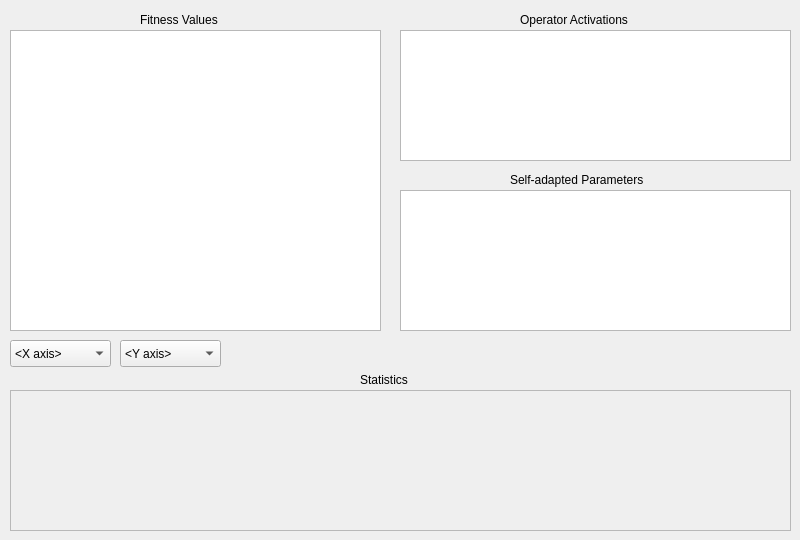
      <widget class="QWidget" name="tabStatistics">
       <attribute name="title">
        <string>Statistics</string>
       </attribute>
       <widget class="QLabel" name="label_19">
        <property name="geometry">
         <rect>
          <x>140</x>
          <y>10</y>
          <width>101</width>
          <height>20</height>
         </rect>
        </property>
        <property name="text">
         <string>Fitness Values</string>
        </property>
       </widget>
       <widget class="QGraphicsView" name="graphicsView">
        <property name="geometry">
         <rect>
          <x>10</x>
          <y>30</y>
          <width>371</width>
          <height>301</height>
         </rect>
        </property>
       </widget>
       <widget class="QGraphicsView" name="graphicsView_2">
        <property name="geometry">
         <rect>
          <x>400</x>
          <y>30</y>
          <width>391</width>
          <height>131</height>
         </rect>
        </property>
       </widget>
       <widget class="QGraphicsView" name="graphicsView_3">
        <property name="geometry">
         <rect>
          <x>400</x>
          <y>190</y>
          <width>391</width>
          <height>141</height>
         </rect>
        </property>
       </widget>
       <widget class="QLabel" name="label_21">
        <property name="geometry">
         <rect>
          <x>520</x>
          <y>10</y>
          <width>141</width>
          <height>20</height>
         </rect>
        </property>
        <property name="text">
         <string>Operator Activations</string>
        </property>
       </widget>
       <widget class="QLabel" name="label_22">
        <property name="geometry">
         <rect>
          <x>510</x>
          <y>170</y>
          <width>171</width>
          <height>20</height>
         </rect>
        </property>
        <property name="text">
         <string>Self-adapted Parameters</string>
        </property>
       </widget>
       <widget class="QFrame" name="frame_4">
        <property name="geometry">
         <rect>
          <x>10</x>
          <y>390</y>
          <width>781</width>
          <height>141</height>
         </rect>
        </property>
        <property name="frameShape">
         <enum>QFrame::StyledPanel</enum>
        </property>
        <property name="frameShadow">
         <enum>QFrame::Raised</enum>
        </property>
       </widget>
       <widget class="QLabel" name="label_23">
        <property name="geometry">
         <rect>
          <x>360</x>
          <y>370</y>
          <width>61</width>
          <height>20</height>
         </rect>
        </property>
        <property name="text">
         <string>Statistics</string>
        </property>
       </widget>
       <widget class="QComboBox" name="comboBox">
        <property name="geometry">
         <rect>
          <x>10</x>
          <y>340</y>
          <width>101</width>
          <height>27</height>
         </rect>
        </property>
        <item>
         <property name="text">
          <string>&lt;X axis&gt;</string>
         </property>
        </item>
       </widget>
       <widget class="QComboBox" name="comboBox_2">
        <property name="geometry">
         <rect>
          <x>120</x>
          <y>340</y>
          <width>101</width>
          <height>27</height>
         </rect>
        </property>
        <item>
         <property name="text">
          <string>&lt;Y axis&gt;</string>
         </property>
        </item>
       </widget>
      </widget>
